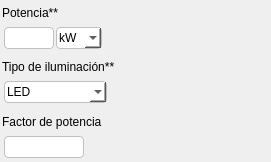
<?xml version="1.0" encoding="UTF-8"?>
<ui version="4.0">
 <class>Form</class>
 <widget class="QWidget" name="Form">
  <property name="geometry">
   <rect>
    <x>0</x>
    <y>0</y>
    <width>271</width>
    <height>162</height>
   </rect>
  </property>
  <property name="windowTitle">
   <string>Form</string>
  </property>
  <property name="styleSheet">
   <string notr="true">*{
border: none;
padding: 0px;
margin: 0px;
font: 57 10pt &quot;Inter Medium&quot;;
}

QLineEdit {
    border: 1px solid #C0C0C0;
    border-radius: 4px;
	padding: 2px;
}

QLineEdit:hover, QLineEdit:focus {
    border: 2px solid #0078D7;
    border-radius: 4px;
}

QComboBox {
    border: 1px solid #C0C0C0;
    border-radius: 4px;
    background-color: #FFFFFF;
	padding: 2px;
}

QComboBox:hover, QComboBox:focus {
    border: 2px solid #0078D7;
    border-radius: 4px;
}
</string>
  </property>
  <layout class="QVBoxLayout" name="verticalLayout">
   <property name="spacing">
    <number>0</number>
   </property>
   <property name="leftMargin">
    <number>0</number>
   </property>
   <property name="topMargin">
    <number>0</number>
   </property>
   <property name="rightMargin">
    <number>0</number>
   </property>
   <property name="bottomMargin">
    <number>0</number>
   </property>
   <item>
    <widget class="QFrame" name="content_main_iluminacion">
     <property name="frameShape">
      <enum>QFrame::StyledPanel</enum>
     </property>
     <property name="frameShadow">
      <enum>QFrame::Raised</enum>
     </property>
     <layout class="QVBoxLayout" name="verticalLayout_5">
      <property name="leftMargin">
       <number>2</number>
      </property>
      <property name="topMargin">
       <number>2</number>
      </property>
      <property name="rightMargin">
       <number>2</number>
      </property>
      <property name="bottomMargin">
       <number>2</number>
      </property>
      <item>
       <widget class="QFrame" name="content_potencia">
        <property name="frameShape">
         <enum>QFrame::StyledPanel</enum>
        </property>
        <property name="frameShadow">
         <enum>QFrame::Raised</enum>
        </property>
        <layout class="QVBoxLayout" name="verticalLayout_3">
         <property name="spacing">
          <number>2</number>
         </property>
         <property name="leftMargin">
          <number>0</number>
         </property>
         <property name="topMargin">
          <number>0</number>
         </property>
         <property name="rightMargin">
          <number>0</number>
         </property>
         <property name="bottomMargin">
          <number>0</number>
         </property>
         <item>
          <widget class="QLabel" name="label">
           <property name="minimumSize">
            <size>
             <width>0</width>
             <height>20</height>
            </size>
           </property>
           <property name="maximumSize">
            <size>
             <width>16777215</width>
             <height>25</height>
            </size>
           </property>
           <property name="text">
            <string>Potencia**</string>
           </property>
          </widget>
         </item>
         <item>
          <widget class="QFrame" name="content_potencia_unidad">
           <property name="frameShape">
            <enum>QFrame::StyledPanel</enum>
           </property>
           <property name="frameShadow">
            <enum>QFrame::Raised</enum>
           </property>
           <layout class="QHBoxLayout" name="horizontalLayout">
            <property name="spacing">
             <number>2</number>
            </property>
            <property name="leftMargin">
             <number>2</number>
            </property>
            <property name="topMargin">
             <number>2</number>
            </property>
            <property name="rightMargin">
             <number>2</number>
            </property>
            <property name="bottomMargin">
             <number>2</number>
            </property>
            <item>
             <widget class="QLineEdit" name="potencia_iluminacion">
              <property name="maximumSize">
               <size>
                <width>50</width>
                <height>16777215</height>
               </size>
              </property>
             </widget>
            </item>
            <item>
             <widget class="QComboBox" name="unidad_iluminacion">
              <property name="maximumSize">
               <size>
                <width>50</width>
                <height>16777215</height>
               </size>
              </property>
              <item>
               <property name="text">
                <string>kW</string>
               </property>
              </item>
              <item>
               <property name="text">
                <string>kVA</string>
               </property>
              </item>
             </widget>
            </item>
            <item>
             <spacer name="horizontalSpacer">
              <property name="orientation">
               <enum>Qt::Horizontal</enum>
              </property>
              <property name="sizeHint" stdset="0">
               <size>
                <width>138</width>
                <height>20</height>
               </size>
              </property>
             </spacer>
            </item>
           </layout>
          </widget>
         </item>
        </layout>
       </widget>
      </item>
      <item>
       <widget class="QFrame" name="content_tipo">
        <property name="frameShape">
         <enum>QFrame::StyledPanel</enum>
        </property>
        <property name="frameShadow">
         <enum>QFrame::Raised</enum>
        </property>
        <layout class="QVBoxLayout" name="verticalLayout_4">
         <property name="spacing">
          <number>2</number>
         </property>
         <property name="leftMargin">
          <number>0</number>
         </property>
         <property name="topMargin">
          <number>0</number>
         </property>
         <property name="rightMargin">
          <number>0</number>
         </property>
         <property name="bottomMargin">
          <number>0</number>
         </property>
         <item>
          <widget class="QLabel" name="label_2">
           <property name="minimumSize">
            <size>
             <width>0</width>
             <height>20</height>
            </size>
           </property>
           <property name="maximumSize">
            <size>
             <width>16777215</width>
             <height>25</height>
            </size>
           </property>
           <property name="text">
            <string>Tipo de iluminación**</string>
           </property>
          </widget>
         </item>
         <item>
          <widget class="QFrame" name="content_tipo_2">
           <property name="frameShape">
            <enum>QFrame::StyledPanel</enum>
           </property>
           <property name="frameShadow">
            <enum>QFrame::Raised</enum>
           </property>
           <layout class="QHBoxLayout" name="horizontalLayout_2">
            <property name="spacing">
             <number>2</number>
            </property>
            <property name="leftMargin">
             <number>2</number>
            </property>
            <property name="topMargin">
             <number>2</number>
            </property>
            <property name="rightMargin">
             <number>2</number>
            </property>
            <property name="bottomMargin">
             <number>2</number>
            </property>
            <item>
             <widget class="QComboBox" name="tipo_iluminacion">
              <property name="minimumSize">
               <size>
                <width>100</width>
                <height>0</height>
               </size>
              </property>
              <property name="maximumSize">
               <size>
                <width>120</width>
                <height>16777215</height>
               </size>
              </property>
              <item>
               <property name="text">
                <string>LED</string>
               </property>
              </item>
              <item>
               <property name="text">
                <string>Fluorescente</string>
               </property>
              </item>
              <item>
               <property name="text">
                <string>Incandescente</string>
               </property>
              </item>
              <item>
               <property name="text">
                <string>HID</string>
               </property>
              </item>
             </widget>
            </item>
            <item>
             <spacer name="horizontalSpacer_2">
              <property name="orientation">
               <enum>Qt::Horizontal</enum>
              </property>
              <property name="sizeHint" stdset="0">
               <size>
                <width>128</width>
                <height>20</height>
               </size>
              </property>
             </spacer>
            </item>
           </layout>
          </widget>
         </item>
        </layout>
       </widget>
      </item>
      <item>
       <widget class="QFrame" name="contenedor_fp">
        <property name="frameShape">
         <enum>QFrame::StyledPanel</enum>
        </property>
        <property name="frameShadow">
         <enum>QFrame::Raised</enum>
        </property>
        <layout class="QVBoxLayout" name="verticalLayout_2">
         <property name="spacing">
          <number>2</number>
         </property>
         <property name="leftMargin">
          <number>0</number>
         </property>
         <property name="topMargin">
          <number>0</number>
         </property>
         <property name="rightMargin">
          <number>0</number>
         </property>
         <property name="bottomMargin">
          <number>0</number>
         </property>
         <item>
          <widget class="QLabel" name="label_3">
           <property name="text">
            <string>Factor de potencia</string>
           </property>
          </widget>
         </item>
         <item>
          <widget class="QFrame" name="contenedor_entry_fp">
           <property name="frameShape">
            <enum>QFrame::StyledPanel</enum>
           </property>
           <property name="frameShadow">
            <enum>QFrame::Raised</enum>
           </property>
           <layout class="QHBoxLayout" name="horizontalLayout_3">
            <property name="spacing">
             <number>2</number>
            </property>
            <property name="leftMargin">
             <number>2</number>
            </property>
            <property name="topMargin">
             <number>2</number>
            </property>
            <property name="rightMargin">
             <number>2</number>
            </property>
            <property name="bottomMargin">
             <number>2</number>
            </property>
            <item>
             <widget class="QLineEdit" name="fp_lum">
              <property name="maximumSize">
               <size>
                <width>80</width>
                <height>16777215</height>
               </size>
              </property>
             </widget>
            </item>
            <item>
             <spacer name="horizontalSpacer_3">
              <property name="orientation">
               <enum>Qt::Horizontal</enum>
              </property>
              <property name="sizeHint" stdset="0">
               <size>
                <width>178</width>
                <height>20</height>
               </size>
              </property>
             </spacer>
            </item>
           </layout>
          </widget>
         </item>
        </layout>
       </widget>
      </item>
     </layout>
    </widget>
   </item>
  </layout>
 </widget>
 <resources/>
 <connections/>
</ui>
